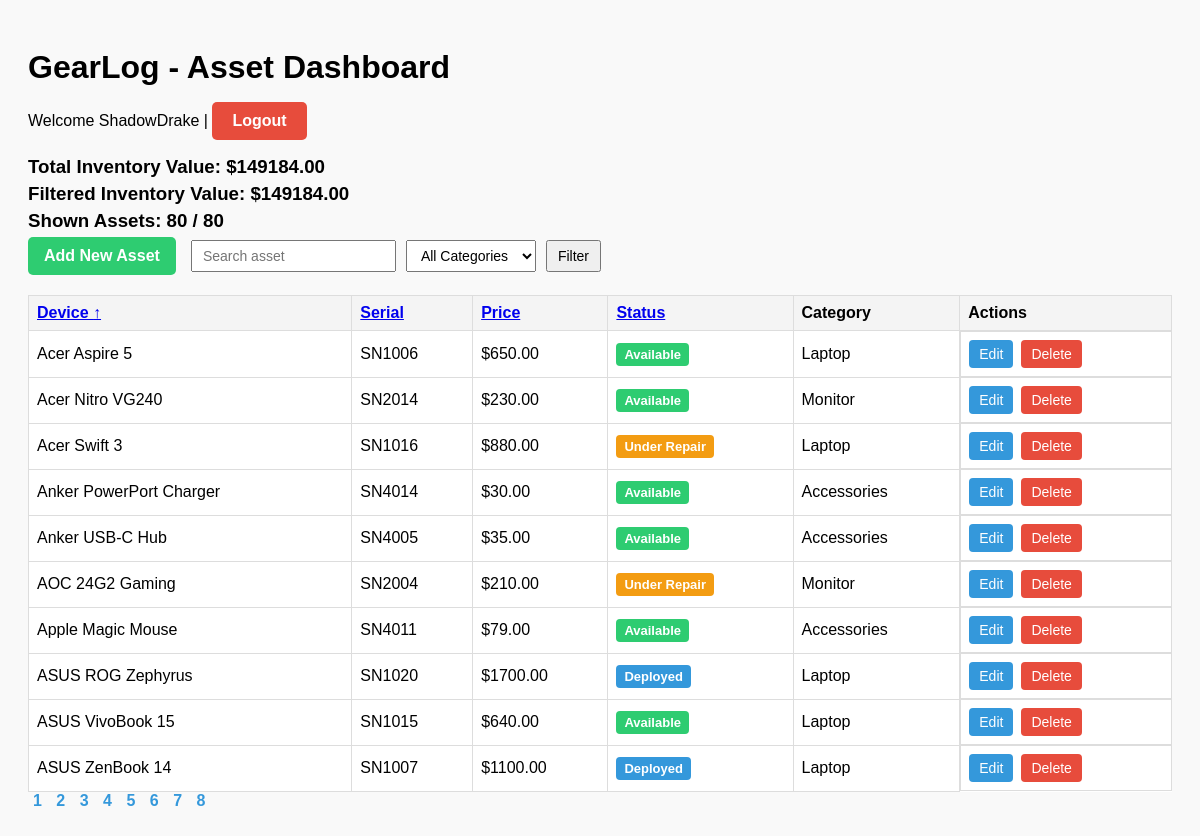
The page /index.php (signed in) on the database its author committed.
### tables this page shows
CREATE TABLE IF NOT EXISTS assets (
id INT AUTO_INCREMENT PRIMARY KEY,
serial_number VARCHAR(100) UNIQUE,
device_name VARCHAR(100),
price DECIMAL(10,2),
status ENUM('Unavailable','Available','Deployed','Under Repair') DEFAULT 'Available',
category_id INT,
FOREIGN KEY (category_id) REFERENCES categories(id)
);

CREATE TABLE IF NOT EXISTS categories (
id INT AUTO_INCREMENT PRIMARY KEY,
name VARCHAR(100) NOT NULL
);

### index.php (the view, shortened to what this page needs)
<?php
require 'db.php';
$search   = $_GET['search'] ?? '';
$category = $_GET['category'] ?? '';
$sort     = $_GET['sort'] ?? 'device_name';
$order    = $_GET['order'] ?? 'ASC';
$page     = $_GET['page'] ?? 1;
$order = ($order === 'DESC') ? 'DESC' : 'ASC';
$limit  = 10;
$page   = max(1,(int)$page);
$offset = ($page - 1) * $limit;
$sql = "SELECT assets.*, categories.name AS category_name
        FROM assets
        INNER JOIN categories ON assets.category_id = categories.id
        WHERE 1";
$sql .= " ORDER BY $sort $order
          LIMIT :limit OFFSET :offset";
$stmt = $pdo->prepare($sql);
$stmt->bindValue(':limit', $limit, PDO::PARAM_INT);
$stmt->bindValue(':offset', $offset, PDO::PARAM_INT);
$stmt->execute();
$assets = $stmt->fetchAll(PDO::FETCH_ASSOC);
$countSql = "SELECT COUNT(*) FROM assets WHERE 1";
$countParams = [];
$countStmt = $pdo->prepare($countSql);
$countStmt->execute($countParams);
$totalAssets = $countStmt->fetchColumn();
$totalPages  = ceil($totalAssets / $limit);
$valueStmt = $pdo->query("SELECT SUM(price) FROM assets");
$totalValue = $valueStmt->fetchColumn();
$filteredValueSql = "SELECT SUM(price) FROM assets WHERE 1";
$filteredParams = [];
$filteredStmt = $pdo->prepare($filteredValueSql);
$filteredStmt->execute($filteredParams);
$filteredValue = $filteredStmt->fetchColumn();
$totalAssetsStmt = $pdo->query("SELECT COUNT(*) FROM assets");
$totalAssetsInventory = $totalAssetsStmt->fetchColumn();
$queryBase = http_build_query([
    'search' => $search,
    'category' => $category,
    'page' => $page
]);
function sortLink($column, $label, $sort, $order, $queryBase) {
    $newOrder = ($column === $sort && $order === 'ASC') ? 'DESC' : 'ASC';
    $arrow = '';
    if ($column === $sort) {
        $arrow = $order === 'ASC' ? ' ↑' : ' ↓';
    }
    $url = "?$queryBase&sort=$column&order=$newOrder";
    return "<a href='$url'>$label$arrow</a>";
}
?>
<!DOCTYPE html>
<html>
<head>
    <link rel="stylesheet" href="assets/css/style.css">
</head>
<body>
<h1>GearLog - Asset Dashboard</h1>
<p>
Welcome <?= htmlspecialchars($_SESSION['username']) ?> |
<a href="logout.php" class="logout-btn">Logout</a>
</p>
<h3>Total Inventory Value: $<?= htmlspecialchars($totalValue) ?></h3>
<h3>Filtered Inventory Value: $<?= htmlspecialchars($filteredValue ?? 0) ?></h3>
<h3>Shown Assets: <?= htmlspecialchars($totalAssets) ?> / <?= htmlspecialchars($totalAssetsInventory) ?></h3>
<div class="toolbar">
    <a href="add_asset.php" class="btn-add">Add New Asset</a>
    <form method="GET" class="filter-form">
        <input name="search" placeholder="Search asset" value="<?= htmlspecialchars($search) ?>">
        <select name="category">
            <option value="">All Categories</option>
        </select>
        <button type="submit">Filter</button>
    </form>
</div>
<table>
<tr>
    <th><?= sortLink('device_name','Device',$sort,$order,$queryBase) ?></th>
    <th><?= sortLink('serial_number','Serial',$sort,$order,$queryBase) ?></th>
    <th><?= sortLink('price','Price',$sort,$order,$queryBase) ?></th>
    <th><?= sortLink('status','Status',$sort,$order,$queryBase) ?></th>
    <th>Category</th>
    <th>Actions</th>
</tr>
<?php foreach ($assets as $a): ?>
<tr>
    <td><?= htmlspecialchars($a['device_name']) ?></td>
    <td><?= htmlspecialchars($a['serial_number']) ?></td>
    <td>$<?= htmlspecialchars($a['price']) ?></td>
    <?php $statusClass = strtolower(str_replace(' ','-',$a['status'])); ?>
    <td><span class="status-badge status-<?= $statusClass ?>"><?= htmlspecialchars($a['status']) ?></span></td>
    <td><?= htmlspecialchars($a['category_name']) ?></td>
    <td class="actions">
        <a href="update_asset.php?id=<?= $a['id'] ?>" class="btn-edit">Edit</a>
        <a href="delete_asset.php?id=<?= $a['id'] ?>" class="btn-delete" onclick="return confirm('Delete this asset?')">Delete</a>
    </td>
</tr>
<?php endforeach; ?>
</table>
<div class="pagination">
<?php for ($i=1;$i<=$totalPages;$i++): ?>
    <a href="?search=<?= $search ?>&category=<?= $category ?>&sort=<?= $sort ?>&order=<?= $order ?>&page=<?= $i ?>"><?= $i ?></a>
<?php endfor; ?>
</div>
</body>
</html>

### assets/css/style.css (style rules this page uses)
body { font-family: Arial, sans-serif; padding: 20px; background: #f9f9f9; }
h1 { margin-bottom: 10px; }
h3 { margin: 5px 0; }
.toolbar { display: flex; flex-wrap: wrap; align-items: center; gap: 15px; margin-bottom: 20px; }
.filter-form { display: flex; gap: 10px; flex-wrap: wrap; }
.filter-form input, .filter-form select, .filter-form button { padding: 6px 10px; font-size: 14px; }
.btn-add { background: #2ecc71; color: white; padding: 10px 16px; text-decoration: none; border-radius: 5px; font-weight: bold; }
table { width: 100%; border-collapse: collapse; margin-top: 10px; background: white; }
table th, table td { border: 1px solid #ddd; padding: 8px; text-align: left; }
table th { background: #f4f4f4; cursor: pointer; }
.actions { display: flex; gap: 8px; }
.btn-edit { background: #3498db; color: white; padding: 6px 10px; text-decoration: none; border-radius: 4px; font-size: 14px; }
.btn-delete { background: #e74c3c; color: white; padding: 6px 10px; text-decoration: none; border-radius: 4px; font-size: 14px; }
.status-badge { padding: 4px 8px; border-radius: 4px; color: white; font-weight: bold; font-size: 13px; display: inline-block; }
.status-available { background: #2ecc71; }
.status-under-repair { background: #f39c12; }
.status-deployed { background: #3498db; }
.pagination a { margin: 0 5px; text-decoration: none; color: #3498db; font-weight: bold; }
.logout-btn { display: inline-block; padding: 10px 20px; background-color: #e74c3c; color: white; text-decoration: none; border-radius: 5px; font-weight: bold; }

### rows shown on the page
assets: device_name "Acer Aspire 5", serial_number "SN1006", price "650.00", status "Available", category.name "Laptop"
assets: device_name "Acer Nitro VG240", serial_number "SN2014", price "230.00", status "Available", category.name "Monitor"
assets: device_name "Acer Swift 3", serial_number "SN1016", price "880.00", status "Under Repair", category.name "Laptop"
assets: device_name "Anker PowerPort Charger", serial_number "SN4014", price "30.00", status "Available", category.name "Accessories"
assets: device_name "Anker USB-C Hub", serial_number "SN4005", price "35.00", status "Available", category.name "Accessories"
assets: device_name "AOC 24G2 Gaming", serial_number "SN2004", price "210.00", status "Under Repair", category.name "Monitor"
assets: device_name "Apple Magic Mouse", serial_number "SN4011", price "79.00", status "Available", category.name "Accessories"
assets: device_name "ASUS ROG Zephyrus", serial_number "SN1020", price "1700.00", status "Deployed", category.name "Laptop"
assets: device_name "ASUS VivoBook 15", serial_number "SN1015", price "640.00", status "Available", category.name "Laptop"
assets: device_name "ASUS ZenBook 14", serial_number "SN1007", price "1100.00", status "Deployed", category.name "Laptop"

### other values the page prints
$_SESSION['username'] "ShadowDrake"
$totalValue "149184.00"
$filteredValue "149184.00"
$totalAssets "80"
$totalAssetsInventory "80"
$label "Device Serial Price Status"
$arrow "↑"
